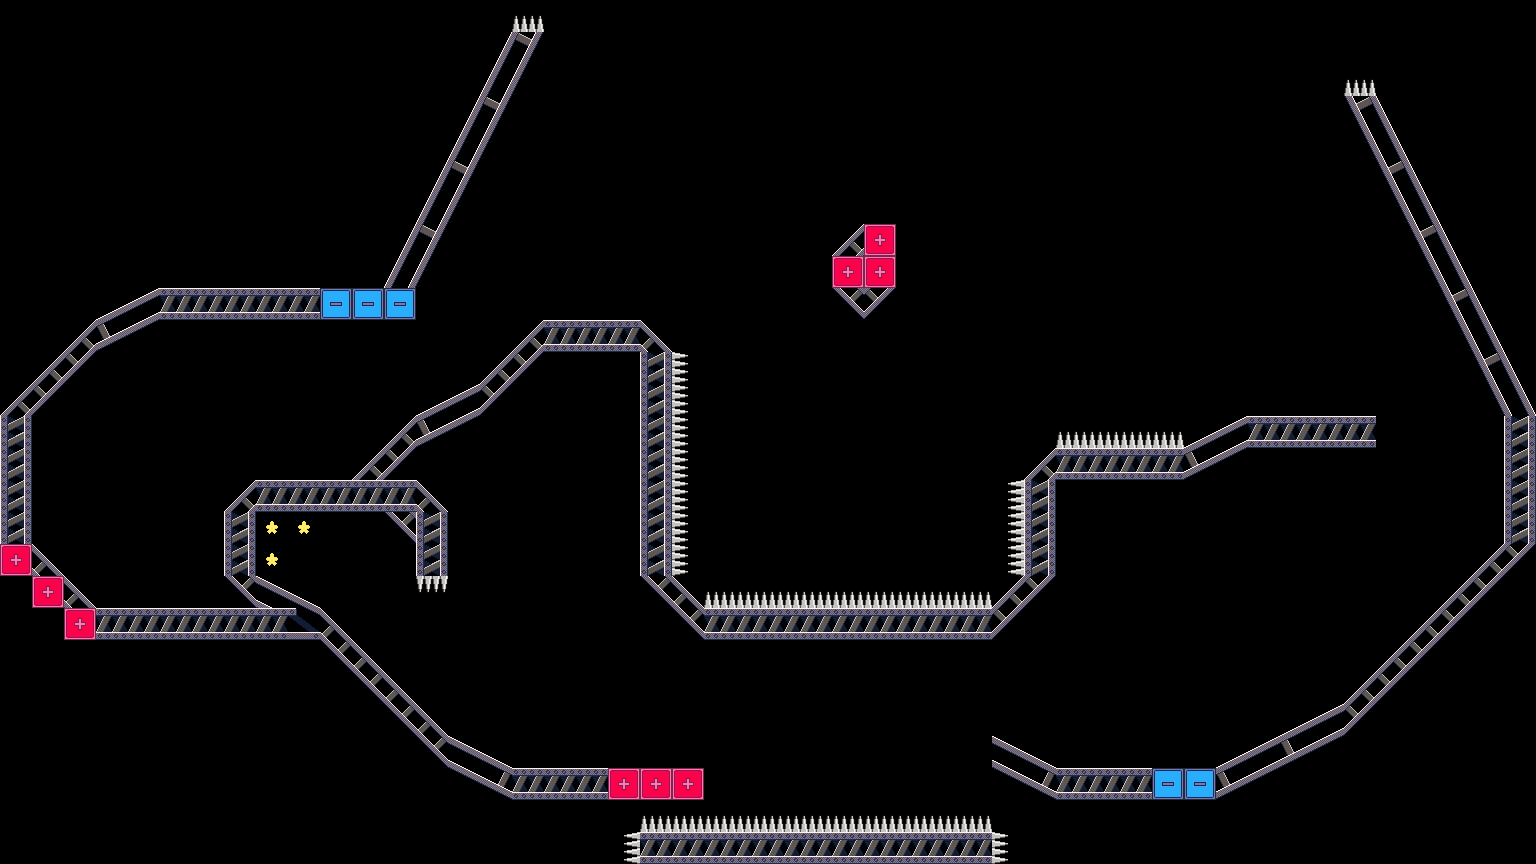

A 2D game scene composited from a Tiled map and its tileset images. What follows is a short description and the map's XML, with every tile layer's data as written:
An orthogonal 48x27 tile map with 32x32 px tiles, 1 tile layer (tiles) and 1 object (spawn).

<map version="1.10" tiledversion="1.11.2" orientation="orthogonal" renderorder="right-down" width="48" height="27" tilewidth="32" tileheight="32" infinite="0" nextlayerid="3" nextobjectid="2">
 <editorsettings>
  <export target="../../../assets/levels/025.json" format="json" />
 </editorsettings>
 <tileset firstgid="1" source="../Metal.tsx" />
 <layer id="1" name="tiles" width="48" height="27">
  <data encoding="csv">
0,0,0,0,0,0,0,0,0,0,0,0,0,0,0,0,20,0,0,0,0,0,0,0,0,0,0,0,0,0,0,0,0,0,0,0,0,0,0,0,0,0,0,0,0,0,0,0,
0,0,0,0,0,0,0,0,0,0,0,0,0,0,0,5,18,0,0,0,0,0,0,0,0,0,0,0,0,0,0,0,0,0,0,0,0,0,0,0,0,0,0,0,0,0,0,0,
0,0,0,0,0,0,0,0,0,0,0,0,0,0,0,11,24,0,0,0,0,0,0,0,0,0,0,0,0,0,0,0,0,0,0,0,0,0,0,0,0,0,20,0,0,0,0,0,
0,0,0,0,0,0,0,0,0,0,0,0,0,0,5,18,0,0,0,0,0,0,0,0,0,0,0,0,0,0,0,0,0,0,0,0,0,0,0,0,0,0,17,6,0,0,0,0,
0,0,0,0,0,0,0,0,0,0,0,0,13,13,11,24,13,13,0,0,0,0,0,0,0,0,0,0,0,0,0,0,0,0,0,0,0,0,0,0,0,0,23,12,0,0,0,0,
0,0,0,0,0,0,0,0,0,0,0,0,0,5,18,13,0,13,13,0,0,0,0,0,0,0,0,0,0,0,0,0,0,0,0,0,0,0,0,0,0,0,0,17,6,0,0,0,
0,0,0,0,0,0,0,0,0,0,0,0,0,11,24,13,13,0,13,13,0,0,0,0,0,0,0,0,0,0,0,0,0,0,0,0,0,0,0,0,0,0,0,23,12,0,0,0,
0,0,0,0,0,0,0,0,0,0,0,0,5,18,0,0,13,0,0,13,0,0,0,0,0,0,15,19,0,0,0,0,0,0,0,0,0,0,0,0,0,0,0,0,17,6,0,0,
0,0,0,0,0,0,0,0,0,0,0,0,11,24,0,0,13,0,0,13,0,0,0,0,0,0,19,19,0,0,0,0,0,0,0,0,0,0,0,0,0,0,0,0,23,12,0,0,
0,0,0,1,2,26,26,26,26,26,31,31,31,13,0,0,13,0,0,0,13,0,0,0,0,0,21,22,0,0,0,0,0,0,0,0,0,0,0,0,0,0,0,0,0,17,6,0,
0,0,15,9,10,0,0,0,0,0,0,0,0,13,13,0,15,26,26,26,16,0,0,0,0,13,0,0,0,0,0,13,13,0,0,0,0,0,0,0,0,0,0,0,0,23,12,0,
0,15,22,0,0,0,0,0,0,0,0,0,0,13,13,15,22,0,0,0,33,27,0,0,0,13,13,13,0,0,0,13,13,0,0,0,0,0,0,0,0,0,0,0,0,0,17,6,
15,22,0,0,0,0,0,0,0,0,0,0,0,1,2,22,0,0,0,0,33,27,0,0,0,0,0,0,0,0,0,0,13,0,0,0,0,0,0,0,0,0,0,0,0,0,23,12,
33,0,0,0,0,0,0,0,0,0,0,0,15,9,10,13,13,0,0,0,33,27,0,0,0,0,0,0,0,0,0,0,13,20,20,20,20,1,2,26,26,26,26,0,0,0,0,33,
33,0,0,0,0,0,0,0,0,0,0,15,22,0,13,13,13,13,0,0,33,27,0,0,0,0,0,0,0,0,0,0,15,26,26,26,26,9,10,0,0,0,0,0,0,0,0,33,
33,0,0,0,0,0,0,15,26,26,26,26,26,16,0,13,13,13,13,0,33,27,0,0,0,0,0,0,0,0,0,25,33,0,0,0,0,0,0,0,0,0,0,0,0,0,0,33,
33,0,0,0,0,0,0,33,14,14,0,0,21,33,0,0,13,0,13,0,33,27,0,0,0,0,0,0,0,0,0,25,33,0,0,0,0,0,0,0,0,0,0,0,0,0,0,33,
19,16,0,0,0,0,0,33,14,0,0,0,0,33,0,0,13,0,13,13,33,27,0,0,0,0,0,0,0,0,0,25,33,0,0,0,0,0,0,0,0,0,0,0,0,0,15,22,
0,19,16,0,0,0,0,21,3,4,0,0,0,32,0,0,13,0,0,13,21,16,20,20,20,20,20,20,20,20,20,15,22,0,0,0,0,0,0,0,0,0,0,0,0,15,22,0,
0,0,19,26,26,26,26,26,26,35,16,0,0,0,0,0,13,0,0,0,13,21,26,26,26,26,26,26,26,26,26,22,13,0,0,0,0,0,0,0,0,0,0,0,15,22,0,0,
0,0,0,0,0,0,0,0,0,0,21,16,0,0,0,0,13,0,0,0,0,13,13,0,0,0,0,0,0,0,0,0,13,0,0,0,0,0,0,0,0,0,0,15,22,13,0,0,
0,0,0,0,0,0,0,0,0,13,13,21,16,0,0,0,13,0,0,0,0,0,0,0,0,0,0,0,0,0,0,13,13,0,0,0,0,0,0,0,0,0,15,22,0,0,0,0,
0,0,0,0,0,0,0,0,0,0,13,13,21,16,13,13,13,0,0,0,0,0,0,0,0,0,0,0,0,0,13,13,0,0,0,0,0,0,0,0,1,2,22,0,0,0,0,0,
0,0,0,0,0,0,0,0,0,0,0,0,13,21,3,4,13,0,0,0,0,0,0,0,0,0,0,0,13,13,13,3,4,0,0,0,0,0,1,2,9,10,0,0,0,0,0,0,
0,0,0,0,0,0,0,0,0,0,0,0,0,13,7,8,26,26,26,19,19,19,13,13,13,13,13,13,13,0,0,7,8,26,26,26,31,31,9,10,0,0,0,0,0,0,0,0,
0,0,0,0,0,0,0,0,0,0,0,0,0,13,13,13,13,0,0,0,20,20,20,20,20,20,20,20,20,20,20,0,0,0,0,0,0,0,0,0,0,0,0,0,0,0,0,0,
0,0,0,0,0,0,0,0,0,0,0,0,0,0,13,13,13,13,0,25,26,26,26,26,26,26,26,26,26,26,26,27,0,0,0,0,0,0,0,0,0,0,0,0,0,0,0,0
</data>
 </layer>
 <objectgroup id="2" name="spawns">
  <object id="1" name="spawn" x="191.75" y="586">
   <point />
  </object>
 </objectgroup>
</map>
